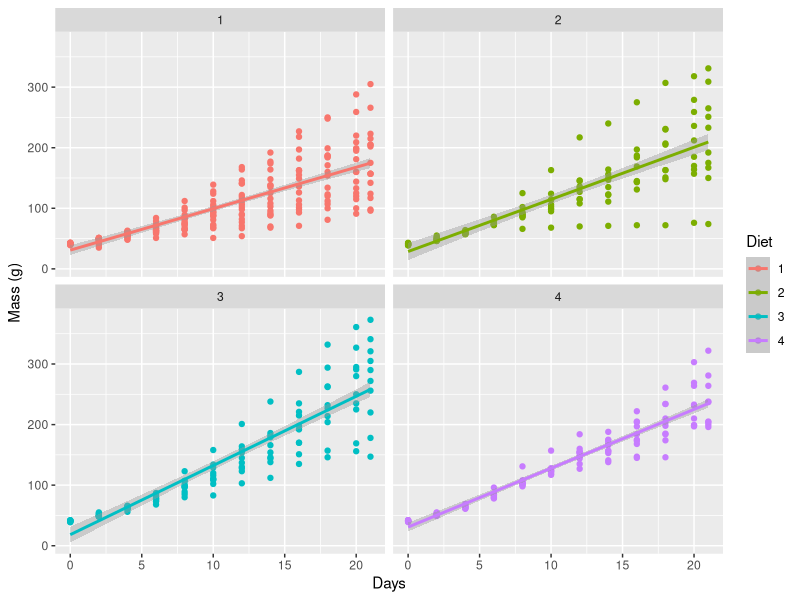
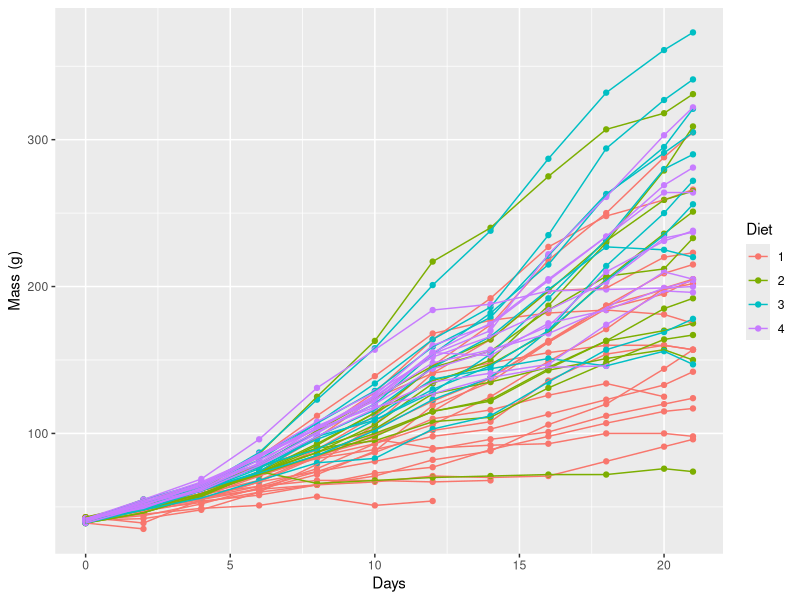
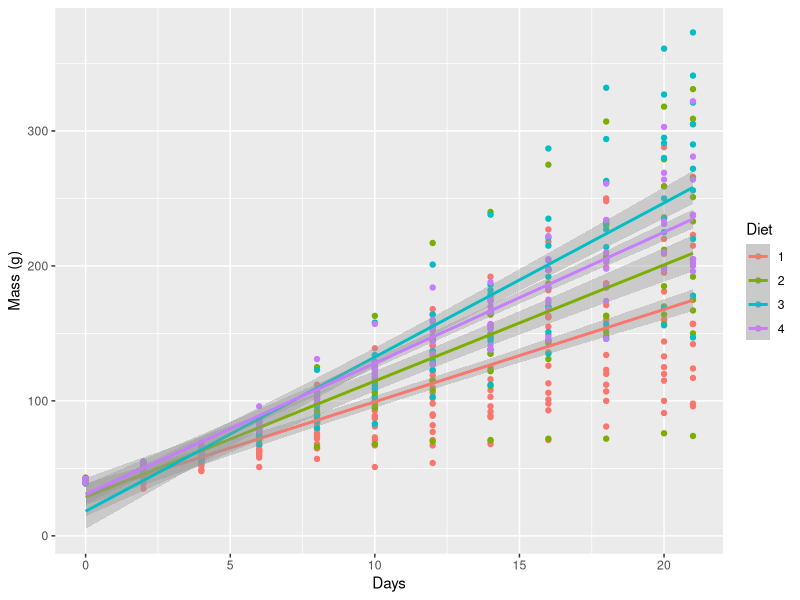
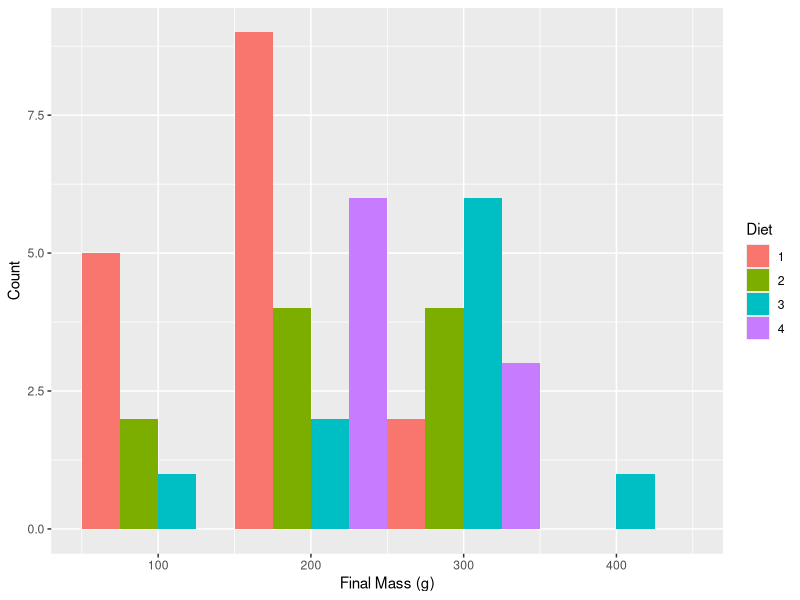
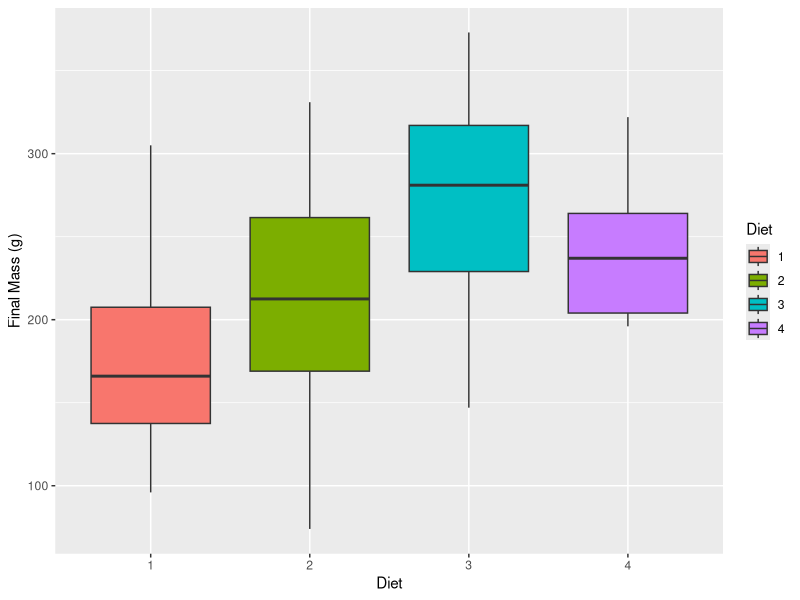
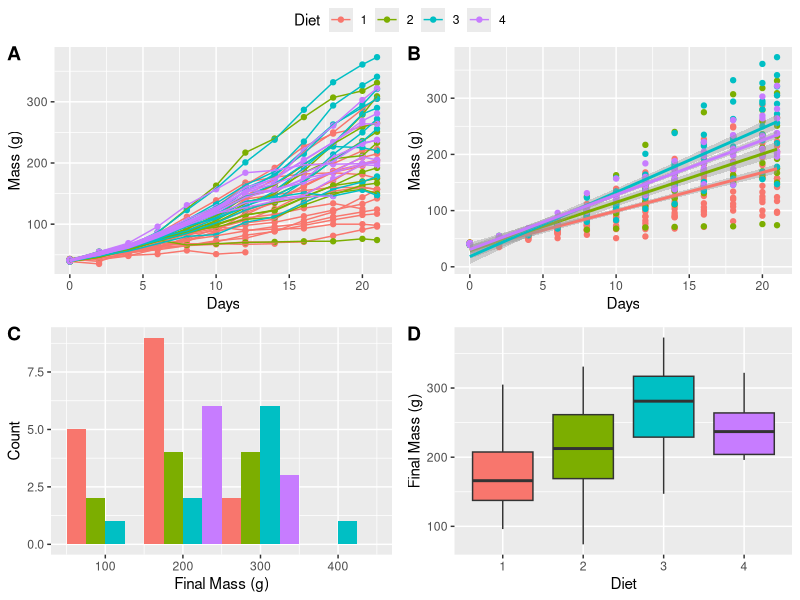

Generate these figures, in order, with R:
## ---- chunk 1
knitr::opts_chunk$set(
  comment = "R>", 
  warning = FALSE, 
  message = FALSE
)
## ---- chunk 2
# Load libraries
library(tidyverse)
library(ggpubr)
## ---- chunk 3
# Load data
ChickWeight <- datasets::ChickWeight

# Create faceted figure
ggplot(data = ChickWeight, aes(x = Time, y = weight, colour = Diet)) +
  geom_point() +
  geom_smooth(method = "lm") + # Note the `+` sign here
  facet_wrap(~Diet, ncol = 2) + # This is the line that creates the facets
  labs(x = "Days", y = "Mass (g)")
## ---- chunk 4
ChickLast <- ChickWeight %>% 
  filter(Time == 21)
## ---- chunk 5
line_1 <- ggplot(data = ChickWeight, aes(x = Time, y = weight, colour = Diet)) +
  geom_point() +
  geom_line(aes(group = Chick)) +
  labs(x = "Days", y = "Mass (g)")
line_1
## ---- chunk 6
lm_1 <- ggplot(data = ChickWeight, aes(x = Time, y = weight, colour = Diet)) +
  geom_point() +
  geom_smooth(method = "lm") +
  labs(x = "Days", y = "Mass (g)")
lm_1
## ---- chunk 7
# Note that we are using 'ChickLast', not 'ChickWeight'
histogram_1 <- ggplot(data = ChickLast, aes(x = weight)) +
  geom_histogram(aes(fill = Diet), position = "dodge", binwidth = 100) +
  labs(x = "Final Mass (g)", y = "Count")
histogram_1
## ---- chunk 8
# Note that we are using 'ChickLast', not 'ChickWeight'
box_1 <- ggplot(data = ChickLast, aes(x = Diet, y = weight)) +
  geom_boxplot(aes(fill = Diet)) +
  labs(x = "Diet", y = "Final Mass (g)")
box_1
## ---- chunk 9
ggarrange(line_1, lm_1, histogram_1, box_1, 
          ncol = 2, nrow = 2, # Set number of rows and columns
          labels = c("A", "B", "C", "D"), # Label each figure
          common.legend = TRUE) # Create common legend
